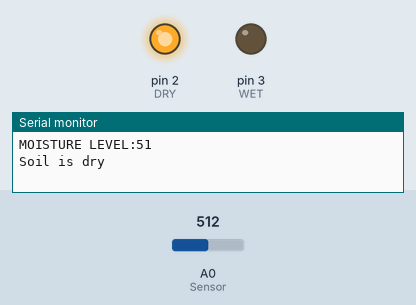
This sketch was run on a simulated Arduino Uno, built with avr-gcc and run on an emulated ATmega328P. Parts: output pins drawn as LEDs (lit = HIGH), the last lines printed to the serial monitor. The test bench sets the inputs (shaded band); at power-on: A0 (Sensor) = 512.

Above: at 3.2 s.
3.3 s: A0 (Sensor) set to 481
At 4.3 s:
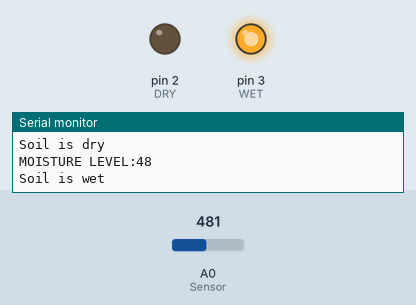
9.2 s: A0 (Sensor) set to 511
At 11.3 s:
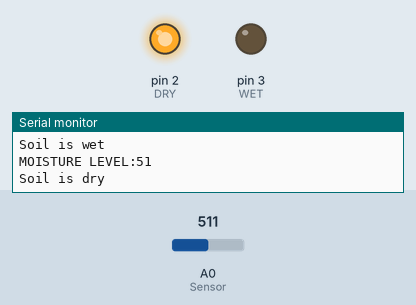
15.1 s: A0 (Sensor) set to 306
At 17.1 s:
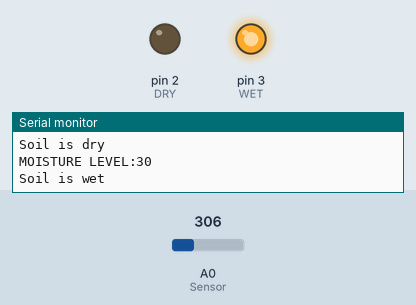
Timing chart, 0 to 18.6 s (numbered marks = the images above; inputs shaded):
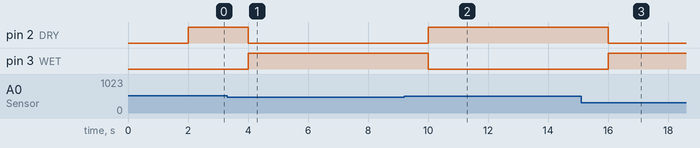

Measured:
- the behaviour switches between 500 and 499 on A0 (Sensor) (found by bisection; images 0 and 1)
- after the input at 3.3 s, pin 2 (DRY): HIGH → LOW after 0.70 s; pin 3 (WET): LOW → HIGH after 0.70 s
- after the input at 9.2 s, pin 2 (DRY): LOW → HIGH after 0.80 s; pin 3 (WET): HIGH → LOW after 0.80 s
- after the input at 15.1 s, pin 2 (DRY): HIGH → LOW after 0.90 s; pin 3 (WET): LOW → HIGH after 0.90 s

The sketch:

soil_sensor_workshop_day_2.ino
```cpp
int WET = 3;
int DRY = 2;
int Sensor = A0;
int value = 0;
void setup() {
  Serial.begin(112500);
  pinMode(WET,OUTPUT);
  pinMode(DRY,OUTPUT);
  delay(2000);
}

void loop() {
  Serial.print("MOISTURE LEVEL:");
  value = analogRead(Sensor);
  value = value/10;
  Serial.println(value);
  if(value<50)
  {
    digitalWrite(WET,HIGH);
    Serial.println("Soil is wet");
    delay(1000);
  }
  else
  {
    digitalWrite(DRY,HIGH);
    Serial.println("Soil is dry");
    delay(1000);
  }
  delay(1000);
  digitalWrite(WET,LOW);
  digitalWrite(DRY,LOW);
}
```
